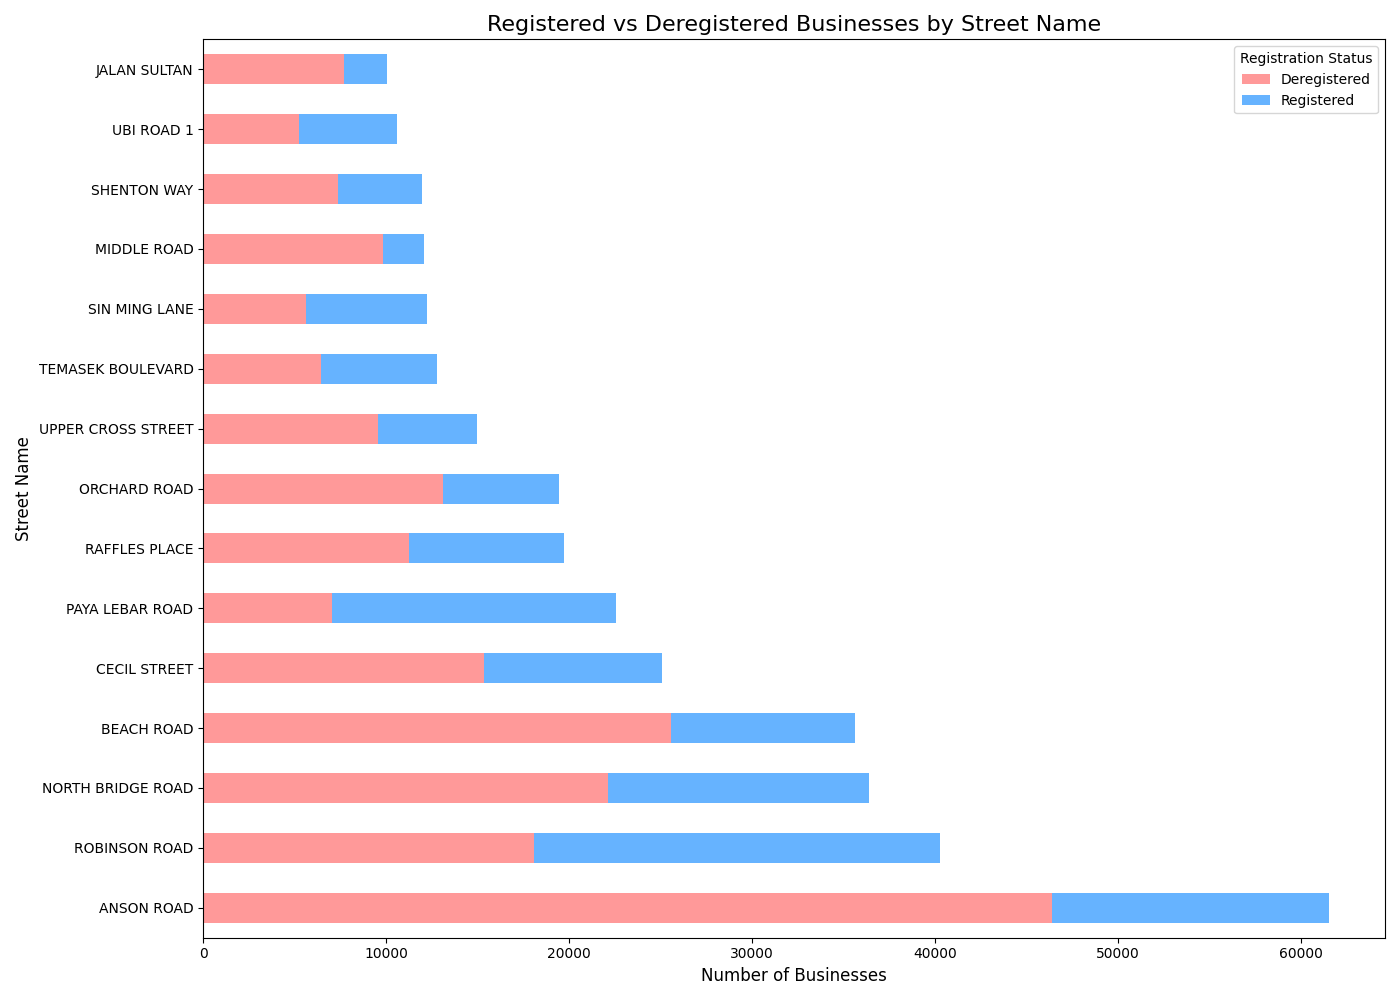

Recreate this plot in Python.
import pandas as pd
import matplotlib.pyplot as plt
import seaborn as sns

data = pd.read_csv('EntitiesRegisteredwithACRA.csv')

#group by street name and count registrations by status
street_status = data.groupby(['reg_street_name', 'uen_status_desc']).size().unstack(fill_value=0)

#top 15 streets with the most businesses
if len(street_status) > 15:
    total_businesses = street_status.sum(axis=1)
    top_streets = total_businesses.sort_values(ascending=False).head(15).index
    street_status = street_status.loc[top_streets]

plt.figure(figsize=(14, 10))
street_status.plot(kind='barh', stacked=True, color=['#ff9999', '#66b3ff'], ax=plt.gca())

plt.title('Registered vs Deregistered Businesses by Street Name', fontsize=16)
plt.xlabel('Number of Businesses', fontsize=12)
plt.ylabel('Street Name', fontsize=12)
plt.legend(title='Registration Status')
plt.tight_layout()

plt.savefig('street_name_analysis.png')
plt.close()

print("Analysis complete. Visualization saved as 'street_name_analysis.png'") 